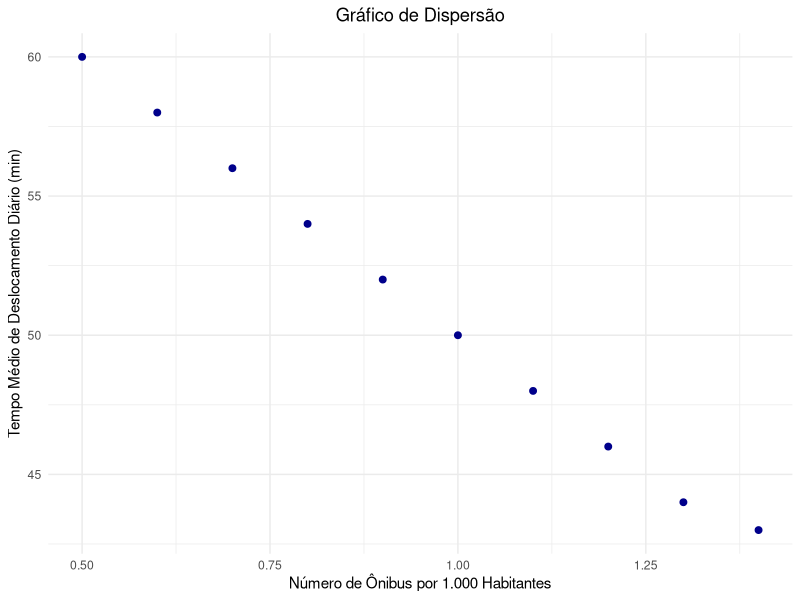

Recreate this plot in R.
# instalando o pacote
# install.packages("ggplot2")

# carregando o pacote ggplot2
library(ggplot2)

# criando um dataframe com a base de ddos fornecida
cidades <- c("A", "B", "C", "D", "E", "F", "G", "H", "I", "J")
onibus <- c(0.8, 1.2, 0.5, 1.0, 1.4, 0.6, 1.3, 0.9, 1.1, 0.7)
tempos <- c(54, 46, 60, 50, 43, 58, 44, 52, 48, 56)
dados <- data.frame(Cidades = cidades,
                    Onibus = onibus,
                    Tempos  = tempos)

# construindo o gráfico de dispersão
grafico_dispersao <- ggplot(dados, aes(x = Onibus, y = Tempos)) +
                     geom_point(color = "darkblue", size = 2) + 
  					 labs(title = "Gráfico de Dispersão",
    					  x = "Número de Ônibus por 1.000 Habitantes",
                          y = "Tempo Médio de Deslocamento Diário (min)") +
                     theme_minimal() + 
                     theme(plot.title = element_text(hjust = 0.5))

# exibindo o gráfico de dispersão
grafico_dispersao

# calculando o coeficiente de correlação linear de Pearson
correlacao_pearson <- cor(dados$Onibus, dados$Tempos, method = "pearson")

# exibindo o coeficiente de correlação linear de Pearson
cat("Coeficiente de correlação linear de Pearson: ", 
    round(correlacao_pearson, 3), "\n")
